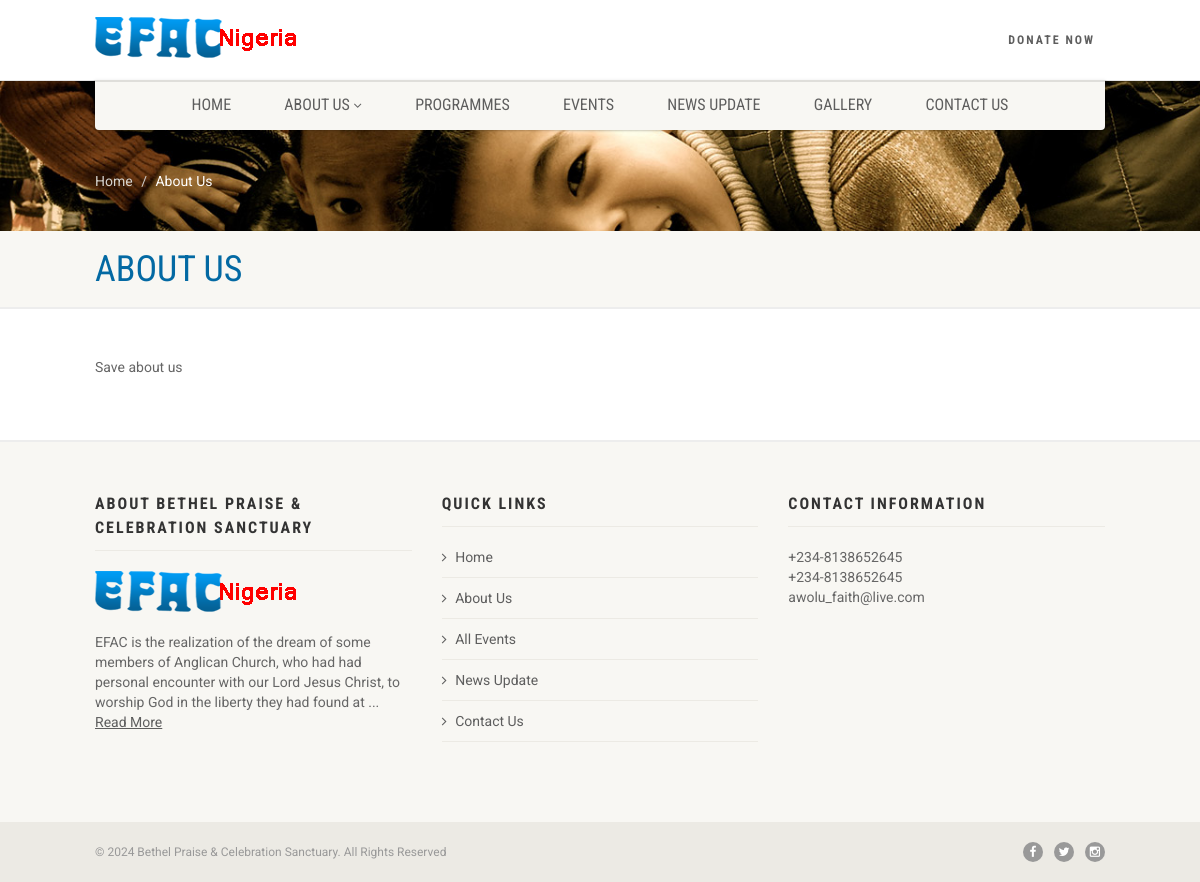
Page /about.php on the committed database.
### tables this page shows
CREATE TABLE `tbl_about` (
  `id` int(11) NOT NULL,
  `body` varchar(2500) NOT NULL
);

CREATE TABLE `welcome` (
  `id` int(11) NOT NULL,
  `body` varchar(2000) NOT NULL
);

CREATE TABLE `settings` (
  `id` int(11) NOT NULL,
  `site_name` varchar(45) NOT NULL,
  `site_title` varchar(60) NOT NULL,
  `email` varchar(60) NOT NULL,
  `site_desc` varchar(350) NOT NULL,
  `site_keyword` varchar(250) NOT NULL,
  `google_code` varchar(1000) NOT NULL,
  `street` varchar(100) NOT NULL,
  `city` varchar(60) NOT NULL,
  `country` varchar(50) NOT NULL,
  `phone` varchar(15) NOT NULL,
  `facebook` varchar(45) NOT NULL,
  `twitter` varchar(34) NOT NULL,
  `linkedin` varchar(45) NOT NULL,
  `status` varchar(25) NOT NULL
);

### about.php (the view)
<?php include "header.php"; ?>
  <div class="nav-backed-header parallax" style="background-image:url(images/slide2.jpg);">
    <div class="container">
      <div class="row">
        <div class="col-md-12">
          <ol class="breadcrumb">
            <li><a href="index.php">Home</a></li>
            <li class="active">About Us</li>
          </ol>
        </div>
      </div>
    </div>
  </div>
  <div class="page-header">
    <div class="container">
      <div class="row">
        <div class="col-md-12">
          <h1>About Us</h1>
        </div>
      </div>
    </div>
  </div>
  <?php
				$result = $db->prepare("SELECT * FROM tbl_about");
				$result->execute();
				for($i=0; $row = $result->fetch(); $i++){
               ?>
  <div class="main" role="main">
    <div id="content" class="content full">
      <div class="container">
        <div class="row">
          <div class="col-md-12">
   <?php echo $row['body']; ?>
          </div>
          </div>
      </div>
    </div>
  </div>
  <?php } ?>
 <?php include "footer.php"; ?>

### footer.php (shortened to what this page needs)
  <footer class="site-footer">
    <div class="container">
      <div class="row">
        <div class="col-md-4 col-sm-4 widget footer-widget">
          <h4 class="footer-widget-title">About Bethel Praise & Celebration Sanctuary</h4>
          <img src="images/logo.png" alt="Logo">
		  <?php
				$result = $db->prepare("SELECT * FROM welcome");
				$result->execute();
				for($i=0; $row = $result->fetch(); $i++){
				?>
          <div class="spacer-20"></div>
        <?php echo strip_tags(substr($row['body'],0,180)) ;?>...  <a href="about.php">Read More</a>
		  <?php } ?>
		</div>
        <div class="col-md-4 col-sm-4 widget footer-widget">
          <h4 class="footer-widget-title">Quick Links</h4>
          <ul>
            <li><a href="index.php">Home</a></li>
            <li><a href="about.php">About Us</a></li>
            <li><a href="events.php">All Events</a></li>
            <li><a href="news-updates.php">News Update</a></li>
            <li><a href="contact.php">Contact Us</a></li>
          </ul>
        </div>
		 <?php
				$result = $db->prepare("SELECT * FROM settings");
				$result->execute();
				for($i=0; $row = $result->fetch(); $i++){
               ?>
        <div class="col-md-4 col-sm-4 widget footer-widget">
          <h4 class="footer-widget-title">Contact Information</h4>
          <?php echo $row['phone']; ?> </br>
		  <?php echo $row['linkedin']; ?></br>
		 <?php echo $row['email']; ?>
        </div>
      </div>
    </div>
  </footer>
  <footer class="site-footer-bottom">
    <div class="container">
      <div class="row">
        <div class="copyrights-col-left col-md-6 col-sm-6">
          <p>&copy; 2024 Bethel Praise & Celebration Sanctuary. All Rights Reserved</p>
        </div>
        <div class="copyrights-col-right col-md-6 col-sm-6">
          <div class="social-icons"> <a href="https://www.facebook.com/<?php echo $row['facebook']; ?>" target="_blank"><i class="fa fa-facebook"></i></a> <a href="https://twitter.com/<?php echo $row['twitter']; ?>" target="_blank"><i class="fa fa-twitter"></i></a> <a href="https://instagram.com/<?php echo $row['status']; ?>" target="_blank"><i class="fa fa-instagram"></i></a></div>
        </div>
      </div>
    </div>
	<?php } ?>
  </footer>
</div>
</body>
</html>

### css/style.css (style rules this page uses)
html, body, div, span, applet, object, iframe, h1, h2, h3, h4, h5, h6, p, blockquote, pre, a, abbr, acronym, address, big, cite, code, del, dfn, em, img, ins, kbd, q, s, samp, small, strike, strong, sub, sup, tt, var, b, u, i, center, dl, dt, dd, ol, ul, li, fieldset, form, label, legend, table, caption, tbody, tfoot, thead, tr, th, td, article, aside, canvas, details, embed, figure, figcaption, footer, header, hgroup, menu, nav, output, ruby, section, summary, time, mark, audio, video { margin: 0; padding: 0; border: 0; font: inherit; font-size: 100%; }
article, aside, details, figcaption, figure, footer, header, hgroup, menu, nav, section { display: block; }
body { line-height: 1; }
ol, ul { list-style: none; }
* { -webkit-box-sizing: border-box; -moz-box-sizing: border-box; box-sizing: border-box; outline:none; }
html, body { height: 100%; }
html, hmtl a { width:100%; font-size: 100%; -webkit-text-size-adjust: 100%; -ms-text-size-adjust: 100%; }
a { color:#5e5e5e; text-decoration: underline; cursor: pointer; -webkit-transition: color 0.1s linear 0s; -moz-transition: color 0.1s linear 0s; -o-transition: color 0.1s linear 0s; transition: color 0.1s linear 0s; }
img { max-width: 100%; }
img, object, embed, audio, video { max-width: 100%; }
img { height: auto; }
p { margin: 0 0 20px; }
i, em, .italic { font-style:italic; }
h1, h2, h3, h4, h5, h6 { margin:0 0 15px 0; color:#333333; font-weight:400; line-height:1.5em; font-family: 'Roboto', sans-serif; }
h1 { font-size:36px; }
h4 { font-size:16px; text-transform:uppercase; font-weight:700; letter-spacing:2px; font-family: 'Roboto Condensed', sans-serif; }
p { font-size:14px; line-height:20px; margin:0 0 15px 0; }
ol { margin:10px 0 10px 30px; list-style-type: decimal; }
.spacer-20 { height:20px; clear:both; width:100%; }
.social-icons a { margin:0 8px; text-decoration:none; }
body { background-color:#ffffff; color:#666666; font-size:14px; font-weight:400; font-family: 'Roboto', serif; line-height:20px; background-attachment:fixed; }
.notice-bar, .page-header { background:#f8f7f3; padding:20px 0; box-shadow:0 2px 0 rgba(0,0,0,.07); }
.content { padding:50px 0; }
.site-footer { background-color:#f8f7f3; padding:50px 0; box-shadow:0 -2px 0 rgba(0,0,0,.07); }
.site-footer-bottom { background-color:#eceae4; padding:20px 0; font-size:12px; font-family: 'Roboto', sans-serif; color:#999999; }
.site-footer-bottom p { margin-bottom:0; font-size:12px; }
.site-footer-bottom .social-icons, .site-header .social-icons { text-align:right; }
.site-footer-bottom .social-icons a, .site-header .social-icons a { color:#ffffff; background:#999999; border-radius:50%; width:20px; height:20px; text-align:center; display:inline-block; margin:0 0 0 8px; text-decoration:none; }
.nav-backed-header { position:relative; z-index:1; margin:0; border:0; }
.page-header { margin:0; position:relative; padding:20px 0 20px 0; border:0; }
.page-header h1 { text-transform:uppercase; color:#ffffff; margin-bottom:0; line-height:1em; font-family: 'Roboto Condensed', sans-serif; }
ol.breadcrumb { margin:0; background:none; padding:90px 0 40px 0; }
ol.breadcrumb a { color:#d8d6d1; text-decoration:none; }
ol.breadcrumb > .active { color:#fff; }
.widget { margin-bottom:30px; }
.widget h4.footer-widget-title { border-bottom:1px solid #eceae4; padding-bottom:10px; margin-bottom:20px; }
.widget ul > li { border-bottom:1px solid #eceae4; padding:10px 0; color:#999999; }
.widget ul > li a { display:inline-block; text-decoration:none; }
.widget ul > li:first-child { padding-top:0; }
.parallax { background-attachment: fixed!important; background-position:center center; -webkit-background-size:cover; -moz-background-size:cover; background-size:cover; background-repeat:no-repeat; background-color:#f8f8f8; }
.touch .parallax, .nav-backed-header.parallax { background-attachment:scroll!important; }

### rows in the picture
tbl_about: body "Save about us"
welcome: body "EFAC is the realization of the dream of some members of Anglican Church, who had had personal encounter with our Lord Jesus Christ, to worship God in the liberty they had found at"
settings: phone "+234-8138652645", linkedin "+234-8138652645", email "awolu_faith@live.com"
